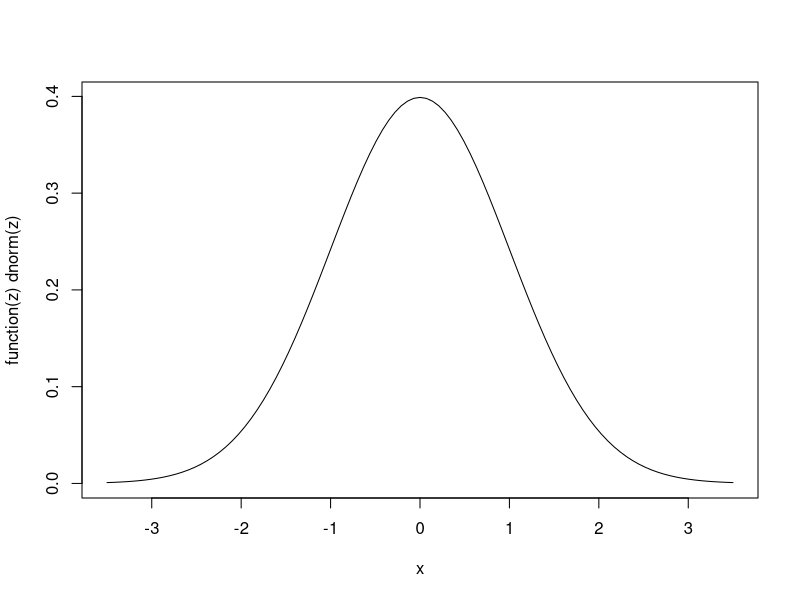
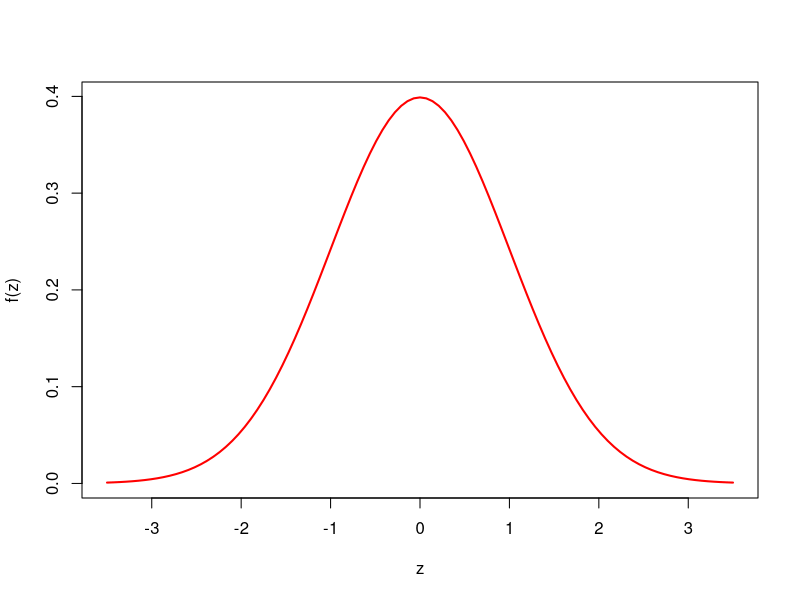
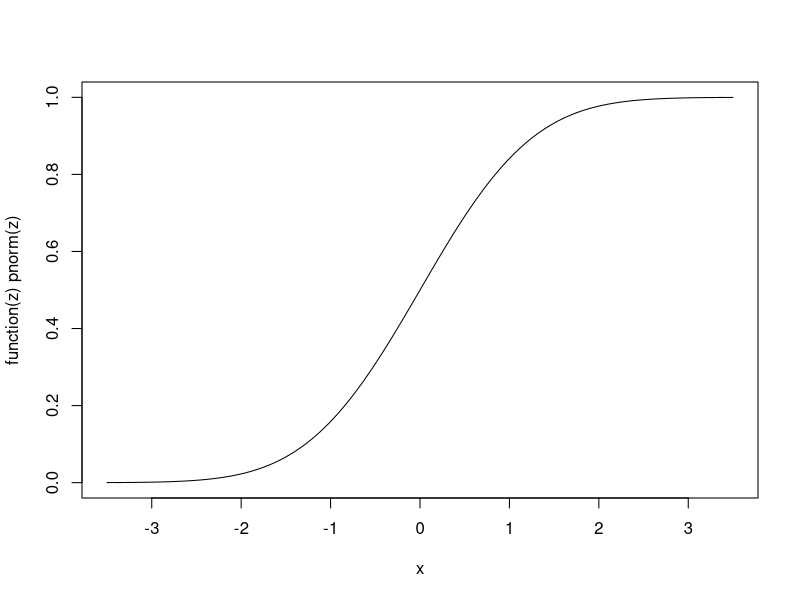
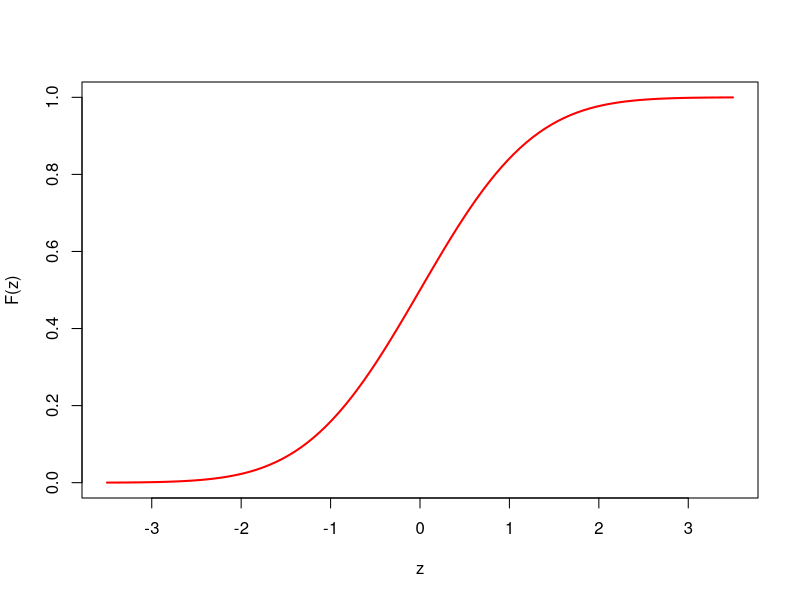
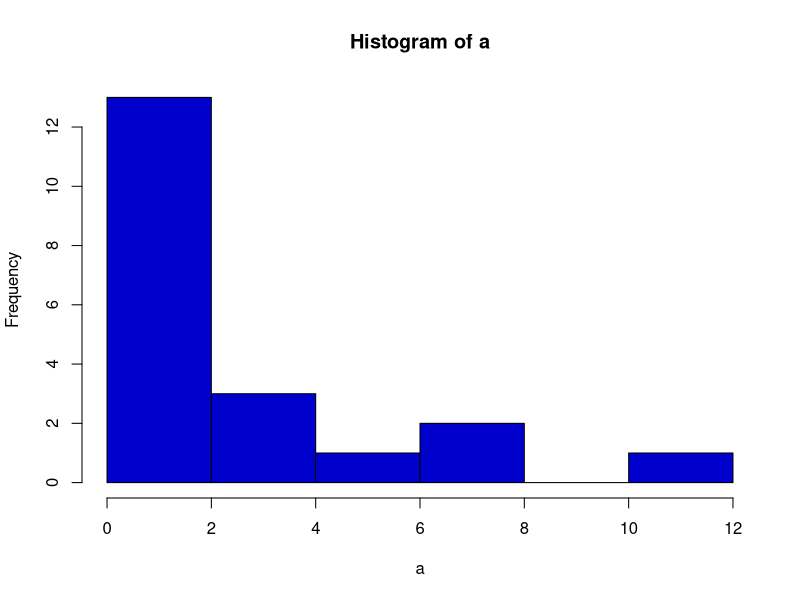
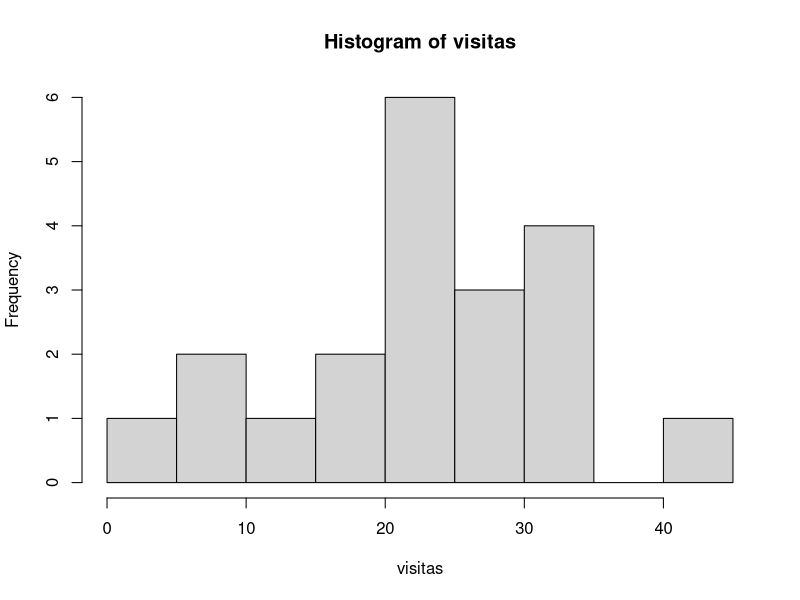

Recreate these plots in R, in order.

# POPULACOES E DISTRIBUICOES - NORMAL E T  


# ____________________________ DISTRIBUICAO NORMAL _______________________________ #


# A distribuicao normal é uma das mais importantes distribuicoes estatisticas, conhecida tambem 
# como Distribuicao de Gauss ou Gaussiana. Ela é inteiramente descrita por seus parametros 
# (media e desvio padrao), ou seja,conhecendo-se esses valores consegue-se determinar 
# qualquer probabilidade em uma distribuicao normal.

help(dnorm) 
?dnorm # mesma notacao para busca da funcao dnorm

# dnorm - calcula a densidade de probabilidade f(x) no ponto
# pnorm - calcula a funcao de probabilidade acumulada F(x) no ponto
# qnorm - calcula o quantil correspondente a uma dada probabilidade
# rnorm - retira uma amostra aleatoria da distribuicao


# Considere uma variavel aleatoria z com distribuicao normal padrao, com media igual a zero 
# e desvio padrao igual a 1:

plot(function(z)dnorm(z), -3.5,3.5) # grafico de distribuicao de probabilidades
plot(function(z)dnorm(z), -3.5,3.5, ylab = "f(z)", xlab = "z", lwd = 2, col = "red") 

plot(function(z)pnorm(z), -3.5,3.5) # grafico de funcao de distribuicao acumulada (FDA)
plot(function(z)pnorm(z), -3.5,3.5, ylab = "F(z)", xlab = "z", lwd = 2, col = "red")  


### Exemplos


# Ex1. Considerando-se que a estatura de brasileiros apresenta distribuicao normal, sendo
# a media de estatura igual a 1.70 metros e desvio padrao igual a 0.9 metro, qual a probabilidade
# de um homem apresentar estatura maior que 1.80 metros?

pnorm(1.8,1.7,0.9, lower.tail = FALSE)


# Ex2. Qual é a probabilidade de que um peixe capturado aleatoriamente em um lago 
# tenha entre 19.2 cm e 21.7 cm de comprimento,sabendo que a média da população é 17,1 cm e 
# o desvio padrão é de 1,21 cm? 

prob1 <- pnorm(19.2, mean = 17.1, sd = 1.21, lower.tail = FALSE)
prob2 <- pnorm(21.7, mean = 17.1, sd = 1.21, lower.tail = FALSE)

x <- prob1 - prob2; x  

# Ex3. Suponha que o tempo necessário para um leão consumir sua presa siga uma distribuição 
# normal de média de 8 minutos e desvio padrão de 2 minutos. 
# (a) Qual é a probabilidade de que um leão consuma sua presa em menos de 5 minutos? 

pnorm(5,8,2, lower.tail = FALSE)

# (b) E mais do que 9,5 minutos?

pnorm(9.5,8,2, lower.tail = FALSE)

# (c) E entre 7 e 10 minutos? 

prob7 <- pnorm(7,8,2, lower.tail = FALSE)
prob10 <- pnorm(10,8,2, lower.tail = FALSE)

pintervalo <- prob7 - prob10


### Teste de normalidade Shapiro-Wilk
  
# Permite verificar se um conjunto de dados pertencentes a uma determinada amostra apresenta 
# distribuicao normal, ou seja, avalia a normalidade dos dados, podendo ser utilizado para amostras
# de qualquer tamanho.

# A hipótese nula do teste de Shapiro-Wilk é que a população possui distribuição normal. 
# Portanto, um valor de p < 0.05 indica que você deve rejeitar a hipótese nula, ou seja, seus dados 
# não possuem distribuição normal.


help(shapiro.test)

# Ex4. Um pesquisador desejava estudar os padroes de distribuicao geografica de uma populacao de 
# uma uma determinada especie de libelula de uma regiao alagavel no Pantanal. Dessa forma, ele contou 
# quantas libelulas foram observadas em sua area de estudo e obteve os resultados abaixo.
# Tomando-se como base a amostra abaixo, o que o pesquisador pode concluir sobre a distribuicao 
# de seus dados?

a <- c(1,0,2,2,3,4,8,3,2,1,0,0,0,5,1,1,2,7,0,11)
hist(a, col = "blue3")

shapiro.test(a) 

# Ex5. Morcegos como os da especie Glossophaga soricina podem visitar uma quantidade 
# variada de flores em uma unica noite. A fim de se investigar o potencial de polinizacao dessa especie,
# os alunos do Laboratorio de Biologia e Conservacao dos Morcegos da UnB coletaram inicialmente 
# dados sobre o numero de visitas florais realizadas por diferentes individuos em um intervalo de 
# tempo definido. A partir dessa coleta inicial, o que os alunos podem inferir sobre a distribuicao das
# frequencias de visitas florais dessa especie?

visitas <- c(23,25,30,23,28,15,9,34,18,32,21,27,10,17,35,22,3,23,41,33)
hist(visitas)

shapiro.test(visitas)


# _____________________ TESTE DE HIPOTESES (DISTRIBUICAO T-STUDENT) ______________________ #


# A Distribuicao t de Student, ou t,  também é uma das distribuiçoes de probabilidade mais
# conhecidas. Semelhante à curva normal padrão, também simétrica, porém com formato campaniforme
# (forma de campana) e caudas mais alongadas. Ela pode ser ainda utilizada como teste de hipoteses, 
# avaliando-se a existencia de diferença significativa entre as médias de duas amostras.

# Para realizar o teste t, as duas amostras precisam ter distribuicao normal, ter a mesma variancia
# (verificando os desvios padroes das amostras, por exemplo) e serem independentes uma da outra.

?t.test # realiza test-t para uma ou duas amostras

amostra1 <- c(16.6,13.4,14.6,15.1, 12.9,15.2,14.0,16.6,15.4,13.0)
amostra2 <- c(15.8,17.9,18.2,20.2,18.1,17.8,18.3,18.6,17.0,18.4)

# Test-t para uma unica amostra - utilizado quando se quer testar uma media populacional

t.test(amostra1, mu = 12.7) # mu = valor da media po da populacao hipotetica a que se quer comparar

# Test-t nao-pareado para duas amostras - utilizado quando se quer comparar as medias populacionais 
# de duas amostras independentes

var(amostra1)
var(amostra2)
var.test(amostra1,amostra2) # testando a homogeneidade das variancias das duas amostras (premissa)

t.test(amostra1,amostra2, alternative = "two.sided") # as medias pop possuem valores diferentes
t.test(amostra1,amostra2, alternative = "less") # a media pop da amostra 1 é menor do que a media pop da amostra 2
t.test(amostra1,amostra2, alternative = "greater")  # a media pop da amostra 1 é maior do que a media pop da amostra 2

# Test-t pareado - utilizado quando as duas amostras sao dependentes uma da outra

t.test(amostra1,amostra2, paired = T) 

### Exemplo

# Um aluno de mestrado deseja verificar se sua populacao de 
# lagartos pertence a uma populacao cuja media do tamanho cabeca - corpo é 2.6. 
# Utilizando-se o teste apropriado, podemos concluir que a amostra estudada pertence à populacao
# em comparacao? O que podemos concluir sobre a hipotese testada?

# dados: 1.6,3.4,2.3,4.1,4.2,6.6,1.7,4.3 

tamanho <- c(1.6,3.4,2.3,4.1,4.2,6.6,1.7,4.3)
mean(tamanho) # calculando os parametros
sd(tamanho)

shapiro.test(tamanho) # relembrando, no shapiro.test, um valor de p < 0.05 indica que você deve rejeitar 
                      # a hipótese nula, ou seja, seus dados não possuem distribuição normal! nesse caso, 
                      # p > 0.05,o que indica que nossa amostra possui distribuicao normal

t.test(tamanho, mu = 2.6)








